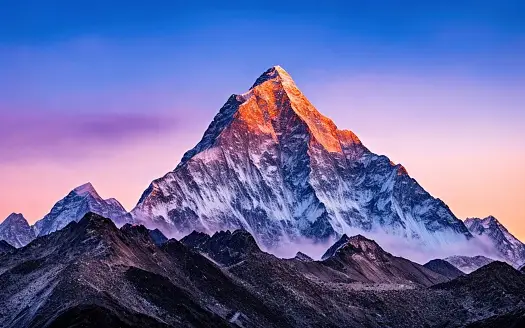
#> input picture Project 121/istockphoto-1672317574-170667a.webp, 525 x 328 px, given in place of mount everest.jpg, which was not available
$ python removal.py
#> lines starting #> are read from the running program, lines starting #| are printed output that depends on the picture; after the words box and inside, x2 and y2 are one past the last pixel; in counts of white or black regions, pixels touching at a corner belong together; pictures that were not available may be replaced by others from this repository, and a replacement may not be noted
# import cv2 to capture videofeed
import cv2

import numpy as np

# attach camera indexed as 0
camera = cv2.VideoCapture(0)

# setting framewidth and frameheight as 640 X 480
camera.set(3 , 640)
camera.set(4 , 480)

# loading the mountain image
mountain = cv2.imread('mount everest.jpg')
#> mountain is the input picture: shape (328, 525, 3); mean B, G, R 161.3, 106.5, 105

# resizing the mountain image as 640 X 480
mountain = cv2.resize(mountain,(640,480))
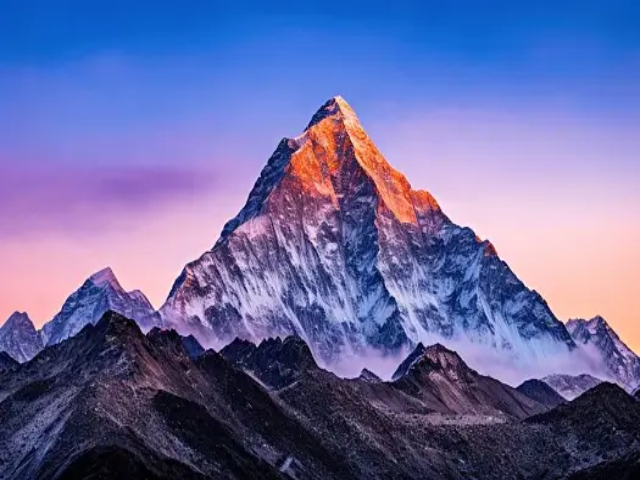
#> mountain: shape (480, 640, 3); mean B, G, R 161.2, 106.4, 104.9

while True:

    # read a frame from the attached camera
    status , frame = camera.read()

    # if we got the frame successfully
    if status:

        # flip it
        frame = cv2.flip(frame , 1)
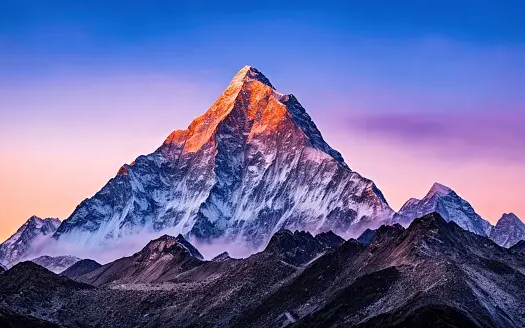
#> frame: shape (328, 525, 3); mean B, G, R 161.3, 106.5, 105

        # converting the image to RGB for easy processing
        frame_rgb = cv2.cvtColor(frame , cv2.COLOR_BGR2RGB)

        # creating thresholds
        lower_bound = np.array([100,100,100])
        upper_bound = np.array([255,255,255])

        # thresholding image
        mask=cv2.inRange(frame_rgb,lower_bound,upper_bound)
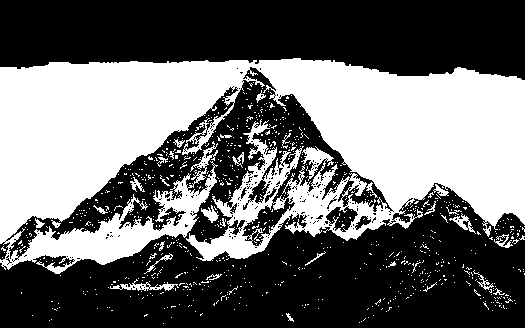
#> mask: shape (328, 525); 42.3% white; 799 white regions (769 under 20 px), largest, box (x1, y1, x2, y2) and area: (0, 58, 525, 274) 69086, (110, 279, 179, 291) 285, (449, 213, 476, 234) 161
        mask=cv2.bitwise_not(mask)
        person=cv2.bitwise_and(frame,frame,mask=mask)
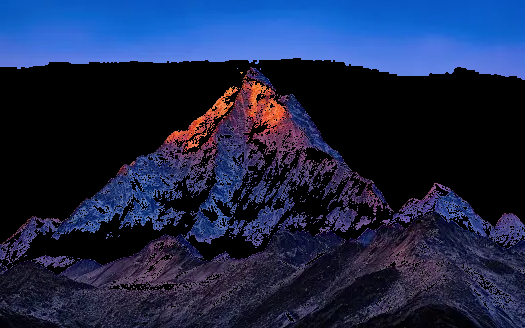
#> person: shape (328, 525, 3); mean B, G, R 71.9, 38.9, 28.4
        # inverting the mask

        # bitwise and operation to extract foreground / person

        # final image
#> (the run stopped early here; a loop or call above may not have finished)
